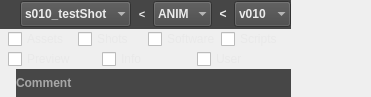
<?xml version="1.0" encoding="UTF-8"?>
<ui version="4.0">
 <class>wgResize</class>
 <widget class="QWidget" name="wgResize">
  <property name="geometry">
   <rect>
    <x>0</x>
    <y>0</y>
    <width>371</width>
    <height>97</height>
   </rect>
  </property>
  <property name="minimumSize">
   <size>
    <width>0</width>
    <height>0</height>
   </size>
  </property>
  <property name="maximumSize">
   <size>
    <width>16777215</width>
    <height>1632332</height>
   </size>
  </property>
  <property name="windowTitle">
   <string>Project</string>
  </property>
  <property name="windowIcon">
   <iconset>
    <normaloff>:/btn/btn/btnProject48.png</normaloff>:/btn/btn/btnProject48.png</iconset>
  </property>
  <property name="styleSheet">
   <string notr="true"/>
  </property>
  <layout class="QHBoxLayout" name="horizontalLayout_4">
   <property name="spacing">
    <number>0</number>
   </property>
   <property name="margin">
    <number>0</number>
   </property>
   <item>
    <layout class="QVBoxLayout" name="verticalLayout">
     <property name="topMargin">
      <number>0</number>
     </property>
     <item>
      <widget class="QWidget" name="wg" native="true">
       <property name="minimumSize">
        <size>
         <width>0</width>
         <height>26</height>
        </size>
       </property>
       <property name="styleSheet">
        <string notr="true">QWidget{
	background-color: rgb(70, 70, 70);
	selection-background-color: rgb(1, 79, 131);
	color: rgb(235, 235, 235);
}

QPushButton { 
	border:0px;
}

QPushButton:hover {background-color: rgb(55, 90, 126); }

QPushButton:pressed{ 
	 border: 0px solid green;
}

QToolTip { 
	background-color: rgb(52, 52, 52);
	color: rgb(241, 241, 241);
	border: black solid 1px;
}</string>
       </property>
       <layout class="QHBoxLayout" name="layTop">
        <property name="spacing">
         <number>6</number>
        </property>
        <property name="margin">
         <number>0</number>
        </property>
        <item>
         <widget class="QPushButton" name="btnOptions">
          <property name="minimumSize">
           <size>
            <width>0</width>
            <height>0</height>
           </size>
          </property>
          <property name="maximumSize">
           <size>
            <width>14</width>
            <height>1633233</height>
           </size>
          </property>
          <property name="font">
           <font>
            <weight>75</weight>
            <bold>true</bold>
           </font>
          </property>
          <property name="toolTip">
           <string>Options: Open and change script settings.</string>
          </property>
          <property name="styleSheet">
           <string notr="true">color: rgb(255, 0, 0);</string>
          </property>
          <property name="text">
           <string/>
          </property>
          <property name="icon">
           <iconset resource="../../../img.qrc">
            <normaloff>:/btn/scriptSelection/python/ui/btnArrowDown20.png</normaloff>:/btn/scriptSelection/python/ui/btnArrowDown20.png</iconset>
          </property>
          <property name="iconSize">
           <size>
            <width>12</width>
            <height>12</height>
           </size>
          </property>
         </widget>
        </item>
        <item>
         <widget class="QComboBox" name="comboBox">
          <property name="sizePolicy">
           <sizepolicy hsizetype="Minimum" vsizetype="Fixed">
            <horstretch>0</horstretch>
            <verstretch>0</verstretch>
           </sizepolicy>
          </property>
          <property name="maximumSize">
           <size>
            <width>16777215</width>
            <height>26</height>
           </size>
          </property>
          <property name="font">
           <font>
            <weight>75</weight>
            <bold>true</bold>
           </font>
          </property>
          <property name="frame">
           <bool>false</bool>
          </property>
          <item>
           <property name="text">
            <string>s010_testShot</string>
           </property>
          </item>
         </widget>
        </item>
        <item>
         <widget class="QPushButton" name="pushButton">
          <property name="maximumSize">
           <size>
            <width>10</width>
            <height>16777215</height>
           </size>
          </property>
          <property name="font">
           <font>
            <pointsize>8</pointsize>
            <weight>75</weight>
            <bold>true</bold>
           </font>
          </property>
          <property name="text">
           <string>&lt;</string>
          </property>
         </widget>
        </item>
        <item>
         <widget class="QComboBox" name="comboBox_2">
          <property name="maximumSize">
           <size>
            <width>16777215</width>
            <height>26</height>
           </size>
          </property>
          <property name="font">
           <font>
            <weight>75</weight>
            <bold>true</bold>
           </font>
          </property>
          <property name="frame">
           <bool>false</bool>
          </property>
          <item>
           <property name="text">
            <string>ANIM</string>
           </property>
          </item>
         </widget>
        </item>
        <item>
         <widget class="QPushButton" name="pushButton_2">
          <property name="maximumSize">
           <size>
            <width>10</width>
            <height>16777215</height>
           </size>
          </property>
          <property name="font">
           <font>
            <weight>75</weight>
            <bold>true</bold>
           </font>
          </property>
          <property name="text">
           <string>&lt;</string>
          </property>
         </widget>
        </item>
        <item>
         <widget class="QComboBox" name="comboBox_3">
          <property name="maximumSize">
           <size>
            <width>16777215</width>
            <height>26</height>
           </size>
          </property>
          <property name="font">
           <font>
            <weight>75</weight>
            <bold>true</bold>
           </font>
          </property>
          <property name="frame">
           <bool>false</bool>
          </property>
          <item>
           <property name="text">
            <string>v010</string>
           </property>
          </item>
         </widget>
        </item>
       </layout>
      </widget>
     </item>
     <item>
      <widget class="QWidget" name="wgOptions" native="true">
       <property name="styleSheet">
        <string notr="true">color: rgb(233, 233, 233);</string>
       </property>
       <layout class="QVBoxLayout" name="verticalLayout_2">
        <property name="spacing">
         <number>0</number>
        </property>
        <property name="leftMargin">
         <number>8</number>
        </property>
        <property name="topMargin">
         <number>0</number>
        </property>
        <property name="rightMargin">
         <number>0</number>
        </property>
        <property name="bottomMargin">
         <number>0</number>
        </property>
        <item>
         <layout class="QHBoxLayout" name="horizontalLayout_3">
          <property name="leftMargin">
           <number>0</number>
          </property>
          <property name="topMargin">
           <number>0</number>
          </property>
          <item>
           <widget class="QCheckBox" name="checkBox_4">
            <property name="text">
             <string>Assets</string>
            </property>
           </widget>
          </item>
          <item>
           <widget class="QCheckBox" name="checkBox">
            <property name="text">
             <string>Shots</string>
            </property>
           </widget>
          </item>
          <item>
           <widget class="QCheckBox" name="checkBox_2">
            <property name="text">
             <string>Software</string>
            </property>
           </widget>
          </item>
          <item>
           <widget class="QCheckBox" name="checkBox_3">
            <property name="text">
             <string>Scripts</string>
            </property>
           </widget>
          </item>
         </layout>
        </item>
        <item>
         <layout class="QHBoxLayout" name="horizontalLayout">
          <property name="topMargin">
           <number>0</number>
          </property>
          <item>
           <widget class="QCheckBox" name="checkBox_5">
            <property name="text">
             <string>Preview</string>
            </property>
           </widget>
          </item>
          <item>
           <widget class="QCheckBox" name="checkBox_7">
            <property name="text">
             <string>Info</string>
            </property>
           </widget>
          </item>
          <item>
           <widget class="QCheckBox" name="checkBox_6">
            <property name="text">
             <string>User</string>
            </property>
           </widget>
          </item>
         </layout>
        </item>
       </layout>
      </widget>
     </item>
     <item>
      <widget class="QWidget" name="wgFooter" native="true">
       <layout class="QHBoxLayout" name="horizontalLayout_2">
        <property name="leftMargin">
         <number>16</number>
        </property>
        <property name="topMargin">
         <number>0</number>
        </property>
        <property name="rightMargin">
         <number>0</number>
        </property>
        <property name="bottomMargin">
         <number>0</number>
        </property>
        <item>
         <widget class="QLabel" name="lblComment">
          <property name="font">
           <font>
            <weight>75</weight>
            <bold>true</bold>
           </font>
          </property>
          <property name="styleSheet">
           <string notr="true">color: rgb(167, 167, 167);
background-color: rgb(71, 71, 71);</string>
          </property>
          <property name="frameShape">
           <enum>QFrame::NoFrame</enum>
          </property>
          <property name="text">
           <string>Comment</string>
          </property>
          <property name="margin">
           <number>2</number>
          </property>
         </widget>
        </item>
       </layout>
      </widget>
     </item>
    </layout>
   </item>
   <item>
    <layout class="QVBoxLayout" name="verticalLayout_3">
     <property name="sizeConstraint">
      <enum>QLayout::SetDefaultConstraint</enum>
     </property>
     <item>
      <widget class="QLabel" name="label">
       <property name="minimumSize">
        <size>
         <width>80</width>
         <height>45</height>
        </size>
       </property>
       <property name="maximumSize">
        <size>
         <width>80</width>
         <height>45</height>
        </size>
       </property>
       <property name="toolTip">
        <string>Info about this</string>
       </property>
       <property name="text">
        <string/>
       </property>
       <property name="pixmap">
        <pixmap resource="../../../img.qrc">:/img/scriptSelection/python/ui/img.png</pixmap>
       </property>
       <property name="scaledContents">
        <bool>true</bool>
       </property>
      </widget>
     </item>
     <item>
      <spacer name="verticalSpacer">
       <property name="orientation">
        <enum>Qt::Vertical</enum>
       </property>
       <property name="sizeHint" stdset="0">
        <size>
         <width>20</width>
         <height>40</height>
        </size>
       </property>
      </spacer>
     </item>
    </layout>
   </item>
  </layout>
 </widget>
 <resources>
  <include location="../../../img.qrc"/>
 </resources>
 <connections/>
</ui>
